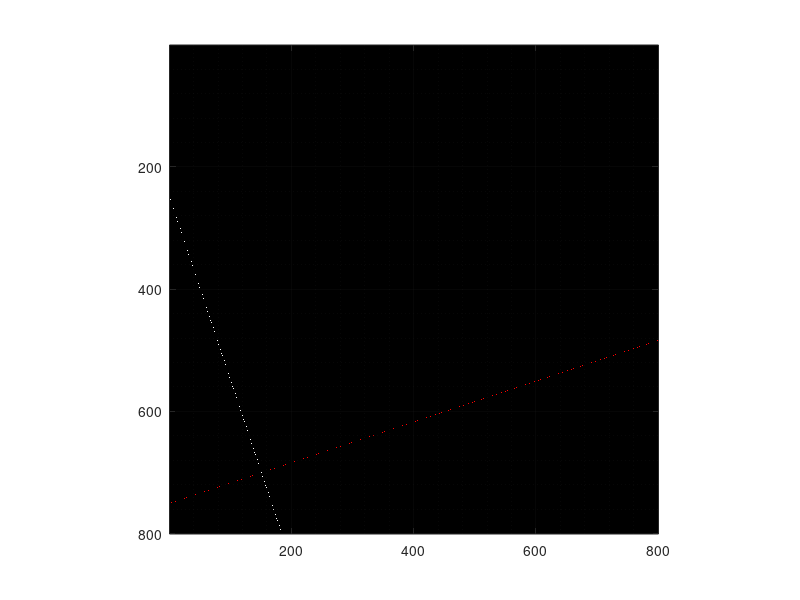

Write MATLAB code to recreate this figure.
clc
close all
clear all

size = 800;
a = 3;
b = 1;
posX = 150;
posY = 100;
c = -a*posX - b*posY;
[X, Y] = meshgrid(0:size-1, 0:size-1);
D1 = uint8(a*X + b*Y + c == 0);
D2 = uint8(-b*X + a*Y - (-b*posX + a*posY) == 0);


img = rot90(cat(3,(D1+D2).', D1.', D1.'))*255;
figure, image(img), axis image, grid on, grid minor;